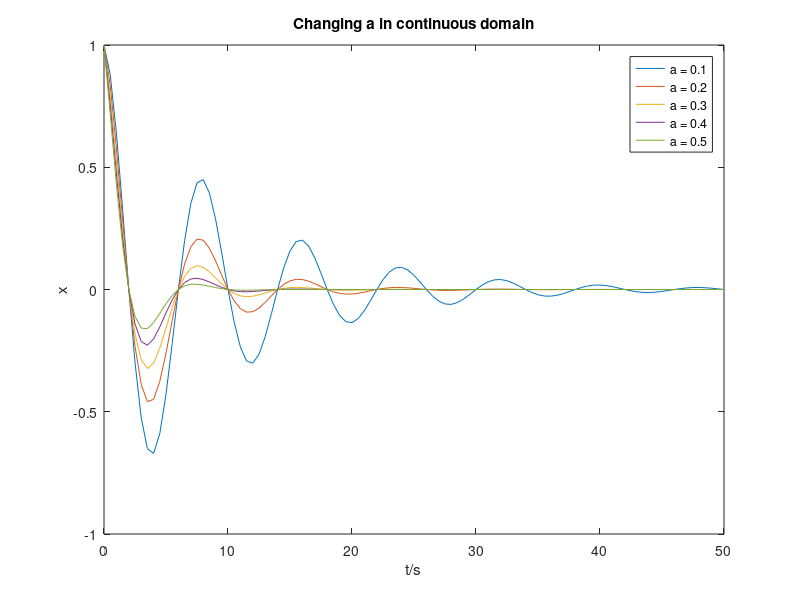
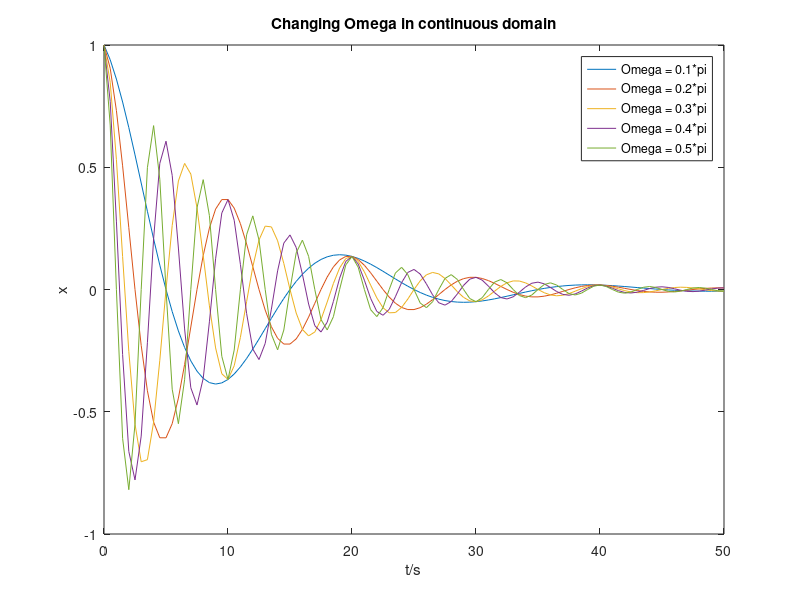
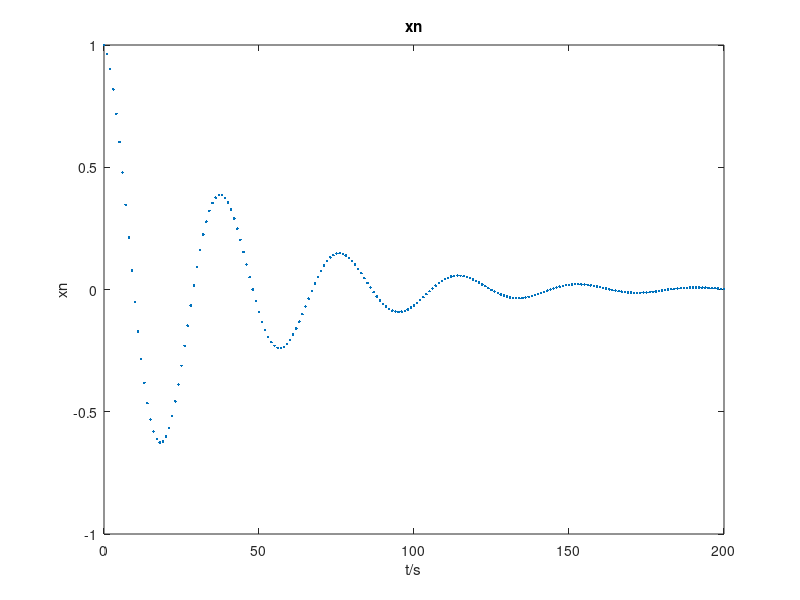
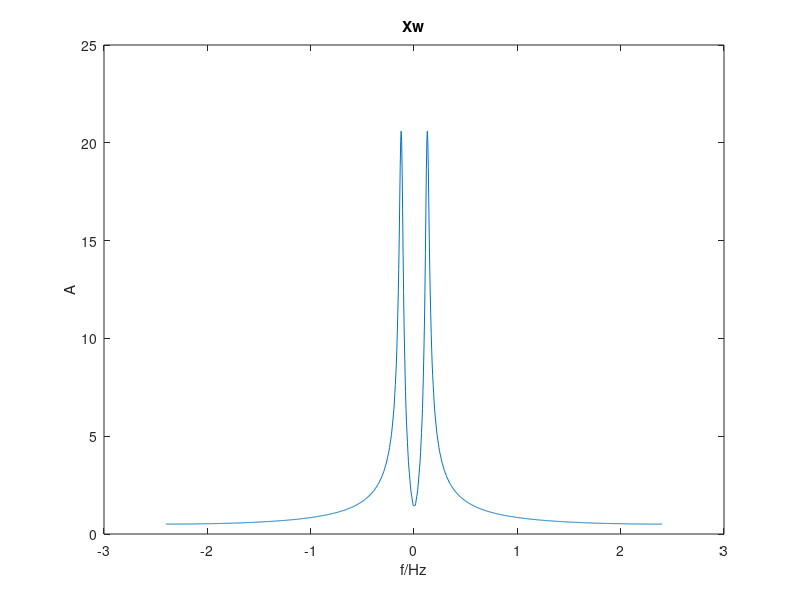

These figures' MATLAB source, in order: (Note: this script raises an error after producing the figures.)
%% %%Digital anti-aliasing filters%% %%

clear all
close all
clc

%% Our signal in the continuous domain
% Q2
w1 = 0.25*pi; % xn frequency
t = 0:0.5:50;
i = 1;
figure(1);
for a = 0.1:0.1:0.5 % Decaying factor
    xn(i,:) = exp(-a*t).*cos(w1*t); % xn
    plot(t,xn(i,:))
    i = i+1;
    hold on
end
title("Changing a in continuous domain")
xlabel('t/s')
ylabel('x')
legend('a = 0.1','a = 0.2','a = 0.3','a = 0.4','a = 0.5');

a = 0.1; % Decaying factor
t = 0:0.5:50;
i = 1;
figure(2);
for w1 = 0.1*pi:0.1*pi:0.5*pi % xn frequency
    xn(i,:) = exp(-a*t).*cos(w1*t); % xn
    plot(t,xn(i,:))
    i = i+1;
    hold on
end
title("Changing Omega in continuous domain")
xlabel('t/s')
ylabel('x')
legend('Omega = 0.1*pi','Omega = 0.2*pi','Omega = 0.3*pi','Omega = 0.4*pi','Omega = 0.5*pi');



%% Plotting the signal in time and frequency
a = 0.12; % Decaying factor
w1 = 0.25*pi; % xn frequency
F = 4.8; % Sampling frequency
n = 0:200;

xn = exp(-a*(1/F)*n).*cos(w1*(1/F)*n); % xn

figure(3)
plot(n,xn,'.');
title("xn")
xlabel('t/s')
ylabel('xn')

% Q4
Xw = fft(xn,1024); % Compute DFT of xn
mxw = abs(Xw); % Magnitude
fxn = 0:F/(length(mxw)-1):F; % Frequency vector

figure(4)
plot(fxn-F/2,fftshift(mxw)); % Shift the spectrum to origin
title("Xw")
xlabel('f/Hz')
ylabel('A')

% Q5
[Xw,w]= freqz(xn,1,'whole');
Xww = abs(Xw);
fw = w/pi*F/2;
figure(5)
plot(fw,Xww);
% plot(fw-F/2,fftshift(Xww));
title("freqz of xn")
xlabel('f/Hz')
ylabel('A')

%% Digital Anti-Aliasing Filter Design
% Q6
a = 0.12; % Decaying factor
w1 = 0.25*pi; % xn frequency
F = 4.8; % Sampling frequency
k = 0:99;
aa = 0.9; % alpha
y(1) = 0;

% xn = exp(-a*(1/F)*k).*cos(w1*(1/F)*k); % xk
xn(1) = 1;
xn(2:100) = 0;
for i = 2:100
   y(i) =  aa*y(i-1) + (1-aa)/2*xn(i) + (1 - aa)/2*xn(i-1); % yk
end
figure(6)
plot(k,y);
title("y")
xlabel('t/s')
ylabel('y')

% Q7
[Xw,w]= freqz(xn,1,'whole');
Xww = abs(Xw);
fw = w/pi*F/2;

[Yw,w]= freqz(y,1,'whole');
Yww = abs(Yw);
fw = w/pi*F/2;

figure(7)
plot(fw-F/2,fftshift(Yww));
hold on
plot(fw-F/2,fftshift(Xww));
title("freqz of y and xk")
xlabel('f/Hz')
ylabel('A')
legend('y','xk')

% Q9
aa = -1:0.5:1; % alpha
w = -pi:0.001:pi;
figure(8)
for i = 1:length(aa)
    h(i,:) = (1-aa(i))*(1+exp(-j*w))/2./(1-aa(i)*exp(-j*w));
end
plot(w,abs(h));
title("Amplitude of h")
xlabel('w/rad')
ylabel('A')
legend('alpha = -1','alpha = -0.5','alpha = 0','alpha = 0.5','alpha = 1')


figure(9)
plot(w,angle(h)/pi*180);
title("Angle of h")
xlabel('w/rad')
ylabel('degree')
legend('alpha = -1','alpha = -0.5','alpha = 0','alpha = 0.5','alpha = 1')


% freqz(b,a,n);
% HH = abs(H);
% fw = w*F;
% figure(6)
% plot(fw-F/2,fftshift(HH));

%%
syms x real
F = 4.8;
w = 0.25*pi/F;
x = double(solve(abs((1-x)*(1+exp(-j*w))/2./(1-x*exp(-j*w))) == 0.95,x));
aa = x; % alpha
w = -pi:0.001:pi;
figure(10)
for i = 1:length(aa)
    H(i,:) = (1-aa(i))*(1+exp(-j*w))/2./(1-aa(i)*exp(-j*w));
end
plot(w,abs(H));
title("Amplitude of H")
xlabel('w/rad')
ylabel('A')
legend(num2str(x(1)),num2str(x(2)));
w = 1.9*pi/F;
HH = abs((1-x)*(1+exp(-j*w))/2./(1-x*exp(-j*w)))

%%
syms x real
F = 4.8;
w = 0.25*pi/F;
x = double(solve((abs((1-x)*(1+exp(-j*w))/2./(1-x*exp(-j*w))))^2 == 0.95,x));
aa = x; % alpha
w = -pi:0.001:pi;
figure(11)
for i = 1:length(aa)
    H(i,:) = ((1-aa(i))*(1+exp(-j*w))/2./(1-aa(i)*exp(-j*w))).^2;
end
plot(w,abs(H));
title("Amplitude of h")
xlabel('w/rad')
ylabel('A')
legend(num2str(x(1)),num2str(x(2)));
w = 1.9*pi/F;
HH = (abs((1-x)*(1+exp(-j*w))/2./(1-xn*exp(-j*w)))).^2



